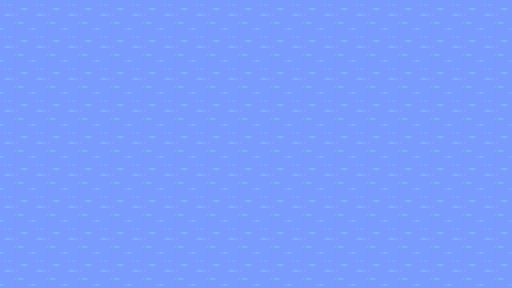

Tiled map render using the project's own tile images. Description and the whole map definition, tile-layer contents included, below:
An orthogonal 32x18 tile map with 16x16 px tiles, 1 tile layer (Tile Layer 1).

<map version="1.10" tiledversion="1.10.2" orientation="orthogonal" renderorder="right-down" width="32" height="18" tilewidth="16" tileheight="16" infinite="0" nextlayerid="2" nextobjectid="1">
 <tileset firstgid="1" source="../tiles/1_terrain.tsx" />
 <layer id="1" name="Tile Layer 1" width="32" height="18">
  <data encoding="csv">
253,254,253,254,253,254,253,254,253,254,253,254,253,254,253,254,253,254,253,254,253,254,253,254,253,254,253,254,253,254,253,254,
283,284,283,284,283,284,283,284,283,284,283,284,283,284,283,284,283,284,283,284,283,284,283,284,283,284,283,284,283,284,283,284,
253,254,253,254,253,254,253,254,253,254,253,254,253,254,253,254,253,254,253,254,253,254,253,254,253,254,253,254,253,254,253,254,
283,284,283,284,283,284,283,284,283,284,283,284,283,284,283,284,283,284,283,284,283,284,283,284,283,284,283,284,283,284,283,284,
253,254,253,254,253,254,253,254,253,254,253,254,253,254,253,254,253,254,253,254,253,254,253,254,253,254,253,254,253,254,253,254,
283,284,283,284,283,284,283,284,283,284,283,284,283,284,283,284,283,284,283,284,283,284,283,284,283,284,283,284,283,284,283,284,
253,254,253,254,253,254,253,254,253,254,253,254,253,254,253,254,253,254,253,254,253,254,253,254,253,254,253,254,253,254,253,254,
283,284,283,284,283,284,283,284,283,284,283,284,283,284,283,284,283,284,283,284,283,284,283,284,283,284,283,284,283,284,283,284,
253,254,253,254,253,254,253,254,253,254,253,254,253,254,253,254,253,254,253,254,253,254,253,254,253,254,253,254,253,254,253,254,
283,284,283,284,283,284,283,284,283,284,283,284,283,284,283,284,283,284,283,284,283,284,283,284,283,284,283,284,283,284,283,284,
253,254,253,254,253,254,253,254,253,254,253,254,253,254,253,254,253,254,253,254,253,254,253,254,253,254,253,254,253,254,253,254,
283,284,283,284,283,284,283,284,283,284,283,284,283,284,283,284,283,284,283,284,283,284,283,284,283,284,283,284,283,284,283,284,
253,254,253,254,253,254,253,254,253,254,253,254,253,254,253,254,253,254,253,254,253,254,253,254,253,254,253,254,253,254,253,254,
283,284,283,284,283,284,283,284,283,284,283,284,283,284,283,284,283,284,283,284,283,284,283,284,283,284,283,284,283,284,283,284,
253,254,253,254,253,254,253,254,253,254,253,254,253,254,253,254,253,254,253,254,253,254,253,254,253,254,253,254,253,254,253,254,
283,284,283,284,283,284,283,284,283,284,283,284,283,284,283,284,283,284,283,284,283,284,283,284,283,284,283,284,283,284,283,284,
253,254,253,254,253,254,253,254,253,254,253,254,253,254,253,254,253,254,253,254,253,254,253,254,253,254,253,254,253,254,253,254,
283,284,283,284,283,284,283,284,283,284,283,284,283,284,283,284,283,284,283,284,283,284,283,284,283,284,283,284,283,284,283,284
</data>
 </layer>
</map>
